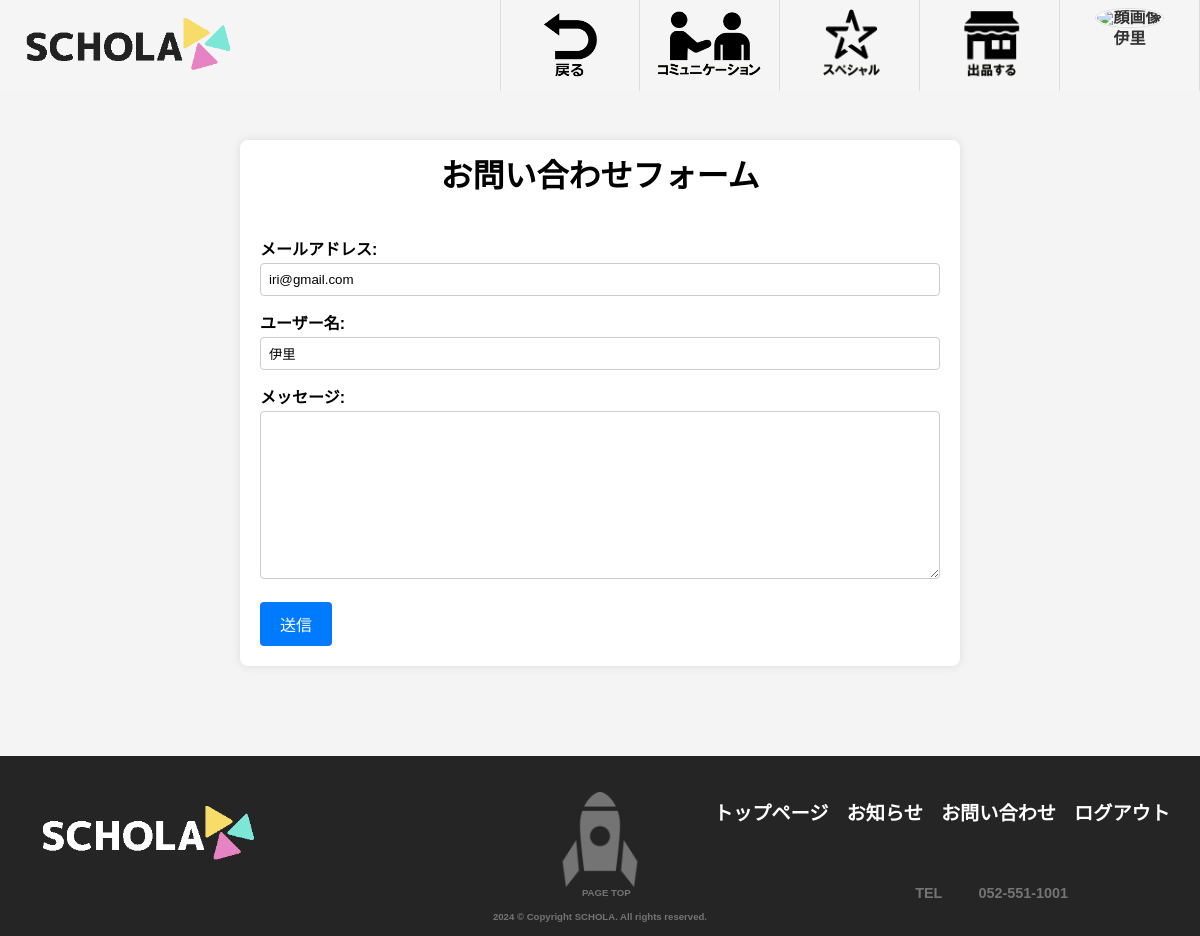
The page /support/contact (signed in) on the database its author committed.
### apps/mypage/models.py (models this page shows, shortened)
class User(db.Model, UserMixin):
    __tablename__ = "users"
    id = db.Column(db.Integer, primary_key=True)
    username = db.Column(db.String(50), index=True)
    email = db.Column(db.String(50), unique=True, index=True)
    password_hash = db.Column(db.String(20))
    tel = db.Column(db.String(20), nullable=True)
    postcode = db.Column(db.String(8), nullable=True)
    address = db.Column(db.String(50), nullable=True)
    building_name_number = db.Column(db.String(50), nullable=True)
    face_image_path = db.Column(db.String(50), nullable=True)
    user_activate = db.Column(db.Boolean, default=True)
    created_at = db.Column(db.DateTime, default=datetime.now)
    updated_at = db.Column(db.DateTime, default=datetime.now, onupdate=datetime.now)
    blogs = db.relationship("Blog", back_populates="user", lazy=True)
    followers = db.relationship('Follow', foreign_keys=[Follow.follower_id], backref='follower', lazy='dynamic')
    followees = db.relationship('Follow', foreign_keys=[Follow.followee_id], backref='followee', lazy='dynamic')
    boards = db.relationship("Board", back_populates="user", lazy=True)
    comments = db.relationship("Comment", back_populates="user", lazy=True)
    send_chat = db.relationship("Chat", foreign_keys='Chat.sender_id', backref='sender', lazy=True)
    receive_chat = db.relationship("Chat", foreign_keys='Chat.receiver_id', backref='receiver', lazy=True)
    user_payments = db.relationship("UserPayment", back_populates="user", lazy=True)
    @property
    def password(self):
        raise AttributeError("読み取り不可")

### apps/support/views.py (the view)
@support.route('/contact')
def contact():
    if current_user.is_authenticated:
        name = current_user.username
        email = current_user.email
        return render_template('support/contact.html', name=name, email=email)
    return render_template('support/contact.html')

### apps/mypage/models.py (called while the page is built)
@login_manager.user_loader
def load_user(user_id):
    return User.query.get(int(user_id))

### apps/support/templates/support/contact.html (shortened to what this page needs)
{% extends "item/base.html" %}
{% block css %}
<link rel="stylesheet" href="{{ url_for('static', filename='css/style_item.css') }}" />
<link rel="stylesheet" href="{{ url_for('support.static', filename='css/contact.css') }}" />
{% endblock %}
{% block content %}
<div class="support-container">
  <h2>お問い合わせフォーム</h2>
  <form action="{{ url_for('support.contact_confirm') }}" method="post">
    <div class="form-group">
      <label for="email">メールアドレス:</label>
      <input type="email" id="email" name="email" value="{{ email }}"  required>
    </div>
    <div class="form-group">
      <label for="username">ユーザー名:</label>
      <input type="text" id="name" name="name" value="{{ name }}"  required>
    </div>
    <div class="form-group">
      <label for="message">メッセージ:</label>
      <textarea id="message" name="message" rows="10" collumn="20" required></textarea>
    </div>
    <input type="submit" value="送信">
  </form>
</div>
{% endblock %}

### apps/item/templates/item/base.html (shortened to what this page needs)
<!DOCTYPE html>
<html lang="ja">
  <head>
    <link
      rel="stylesheet"
      href="{{ url_for('static', filename='css/reset.css') }}"
    />
    <link
      rel="stylesheet"
      href="{{ url_for('static', filename='css/g-navi.css') }}"
    />
    <link
      rel="stylesheet"
      href="{{ url_for('communication.static', filename='/css/thumb.css' ) }}"
    />
    {% block css %}{% endblock %}
  </head>
  <body>
    <header>
      <a class="navbar-brand" href="{{ url_for('items.index') }}">
        <img
          src="{{ url_for('static',filename='image/logo2.png') }}"
          alt="ロゴ"
        />
      </a>
      <nav class="grandnav">
        <ul class="menu">
          <li class="{% if hide_button %}hidden-button{% endif %}">
            <button
              class="{% if hide_button %}hidden-button{% endif %} go-back"
              onclick="goBack()"
            >
              <img
                class="{% if hide_button %}hidden-button{% endif %}"
                src="{{ url_for('static',filename='image/go_back.png') }}"
                alt="戻る"
              />
            </button>
          </li>
          <li class="nav-item">
            <a href="#">
              <img
                src="{{ url_for('static',filename='image/communication.png') }}"
                alt="コミュニケーション"
              />
            </a>
          </li>
          <li class="nav-item">
            <a href="#">
              <img
                src="{{ url_for('static',filename='image/special.png') }}"
                alt="スペシャル"
              />
            </a>
          </li>
          <li>
            <a href="{{ url_for('items.item_sell') }}">
              <img
                src="{{ url_for('static',filename='image/sell.png') }}"
                alt="出品"
              />
            </a>
          </li>
          {% if current_user.is_authenticated %}
          <li class="navface">
            <a href="{{ url_for('mypage.profile', user_id=current_user.id) }}">
              {% if current_user.face_image_path == None %}
              <img
                src="{{ url_for('static',filename='image/thumb.png') }}"
                class="thumb"
                alt="汎用顔画像"
              />
              {% else %}
              <img
                src="{{ url_for('items.image_file',
              filename=current_user.face_image_path) }}"
                class="thumb"
                alt="顔画像"
              />
              {% endif %}
              <div class="navname">
                <p>{{ current_user.username[:4] }}</p>
              </div>
            </a>
          </li>
          {% endif %}
        </ul>
      </nav>
    </header>
    <div class="space"></div>
    <section class="">{% block content %} {% endblock %}</section>
    <footer class="g-footer">
      <div class="f-wrap">
        <div class="f-logo">
          <a
            ><img
              src="{{ url_for('static',filename='image/wlogo2.png') }}" /><img
          /></a>
        </div>
        <p id="page-top">
          <a href="#"><span>Page Top</span></a>
        </p>
        <nav class="f-nav">
          <ul class="f-ul">
            <li>
              <a href="{{ url_for('items.index') }}">トップページ</a>
            </li>
            <li>
              <a href="{{ url_for('support.topics') }}">お知らせ</a>
            </li>
            <li>
              <a href="{{ url_for('support.contact') }}">お問い合わせ</a>
            </li>
            {% if current_user.is_authenticated %}
            <li>
              <a href="{{ url_for('auth.logout') }}">ログアウト</a>
            </li>
            {% endif %}
          </ul>
          <div class="nav-wrap">
            <ul class="wrap-tel">
              <li>TEL</li>
              <li>052-551-1001</li>
            </ul>
          </div>
        </nav>
      </div>
      <p class="f-copy">2024 &copy; Copyright SCHOLA. All rights reserved.</p>
    </footer>
  </body>
</html>

### apps/static/css/g-navi.css (style rules this page uses)
body { min-height: 100vh; position: relative; padding-bottom: 15vw; word-break: break-all; width: 100%; }
header { background-color: #f5f5f5; padding: 10px 0px 10px 20px; display: flex; justify-content: space-between; align-items: center; position: fixed; width: 100%; height: 90px; z-index: 1000; background-color: #f5f5f5; }
.navbar-brand img { height: 70px; }
.grandnav ul { list-style: none; display: flex; margin: 0; padding: 0; }
.grandnav ul li { margin-right: 30px; margin: 0px 0; width: 140px; text-align: center; border-right: 0.5px solid #ddd; transition: 0.3s; }
.grandnav ul li:first-child { border-left: 0.5px solid #ddd; }
.grandnav ul li:last-child { margin-right: 0px; }
.grandnav ul li a { text-decoration: none; color: #333; transition: color 0.3s ease; text-align: center; font-weight: bold; display: block; height: 100%; }
.grandnav ul li img { height: 70px; margin: 10px 0 10px 0; }
.nav-item { position: relative; }
.navname { display: flex; align-items: center; justify-content: center; }
.g-footer { overflow: hidden; display: block; background-color: #252525; transition: background-color 0.5s ease; position: absolute; bottom: 0; width: 100%; }
.f-wrap { position: relative; height: 15vw; padding: 3vw 0 2vw 0; }
.f-logo { position: absolute; top: 2vw; left: 3vw; width: 19vw; height: 9vw; color: #fff; }
.f-logo a img { object-fit: contain; position: absolute; width: 100%; height: 100%; transition: opacity 0.5s ease-in-out; }
.f-ul { position: absolute; top: 4vw; right: 1vw; font-size: 1.6vw; color: #fff; font-weight: 900; display: flex; transition: color 0.5s ease; }
.f-ul li { cursor: pointer; margin-right: 1.5vw; }
.f-ul li a { text-decoration: none; color: inherit; }
.f-copy { font-weight: 900; font-size: 0.8vw; color: #747474; }
.wrap-tel { position: absolute; bottom: 3vw; right: 8vw; display: flex; margin-top: 2vw; }
.wrap-tel li { font-weight: 900; font-size: 1.2vw; margin-right: 3vw; color: #747474; }
#page-top { position: relative; text-align: center; overflow: hidden; }
#page-top a { display: block; margin: 0 auto; width: 11vw; height: 10vw; text-align: center; text-transform: uppercase; text-decoration: none; background-image: url("../image/rocket1.png"); background-size: contain; background-position: center center; }
#page-top span { text-decoration: underline; text-decoration: none; color: #747474; font-weight: 900; text-align: center; position: absolute; bottom: 1.2vw; font-size: 0.8vw; right: 47.45vw; }
.f-copy { margin: 0 auto; text-align: center; margin-top: -2%; padding-bottom: 1.2%; }
.go-back { border-width: 0px; cursor: pointer; background: transparent; }

### apps/communication/static/css/thumb.css (style rules this page uses)
.thumb { width: 160px; height: 160px; background-size: cover; background-position: center; background-repeat: no-repeat; border-radius: 50%; border: 1px solid #fff; box-shadow: 0 0 0 1px rgba(0, 0, 0, 0.1); transition: all 0.3s ease-in-out; cursor: pointer; object-fit: cover; }
.navface .thumb { width: 50px; height: 50px; margin-bottom: 0.5vh; }

### apps/static/css/style_item.css (style rules this page uses)
footer { color: #ff0000; }
.navbar-brand { color: #ff0000; }
.space { height: 90px; }

### apps/support/static/css/contact.css (style rules this page uses)
body { font-family: Arial, sans-serif; background-color: #f4f4f4; margin: 0; padding-bottom: 15vh; }
h2 { text-align: center; margin-bottom: 30px; }
.support-container { width: 60%; margin: 50px auto 150px auto; background-color: #fff; padding: 20px; border-radius: 8px; box-shadow: 0 0 10px rgba(0, 0, 0, 0.1); }
.support-container h2 { font-size: 2rem; margin-bottom: 50px; }
.form-group { margin-bottom: 20px; }
label { display: block; font-weight: bold; margin-bottom: 5px; }
input[type="text"], input[type="email"], textarea { width: 100%; padding: 8px; border-radius: 4px; border: 1px solid #ccc; box-sizing: border-box; resize: vertical; }
input[type="submit"] { background-color: #007bff; color: #fff; border: none; padding: 10px 20px; border-radius: 4px; cursor: pointer; font-size: 16px; }

### rows shown on the page
User: username "伊里", email "iri@gmail.com", name "伊里"
